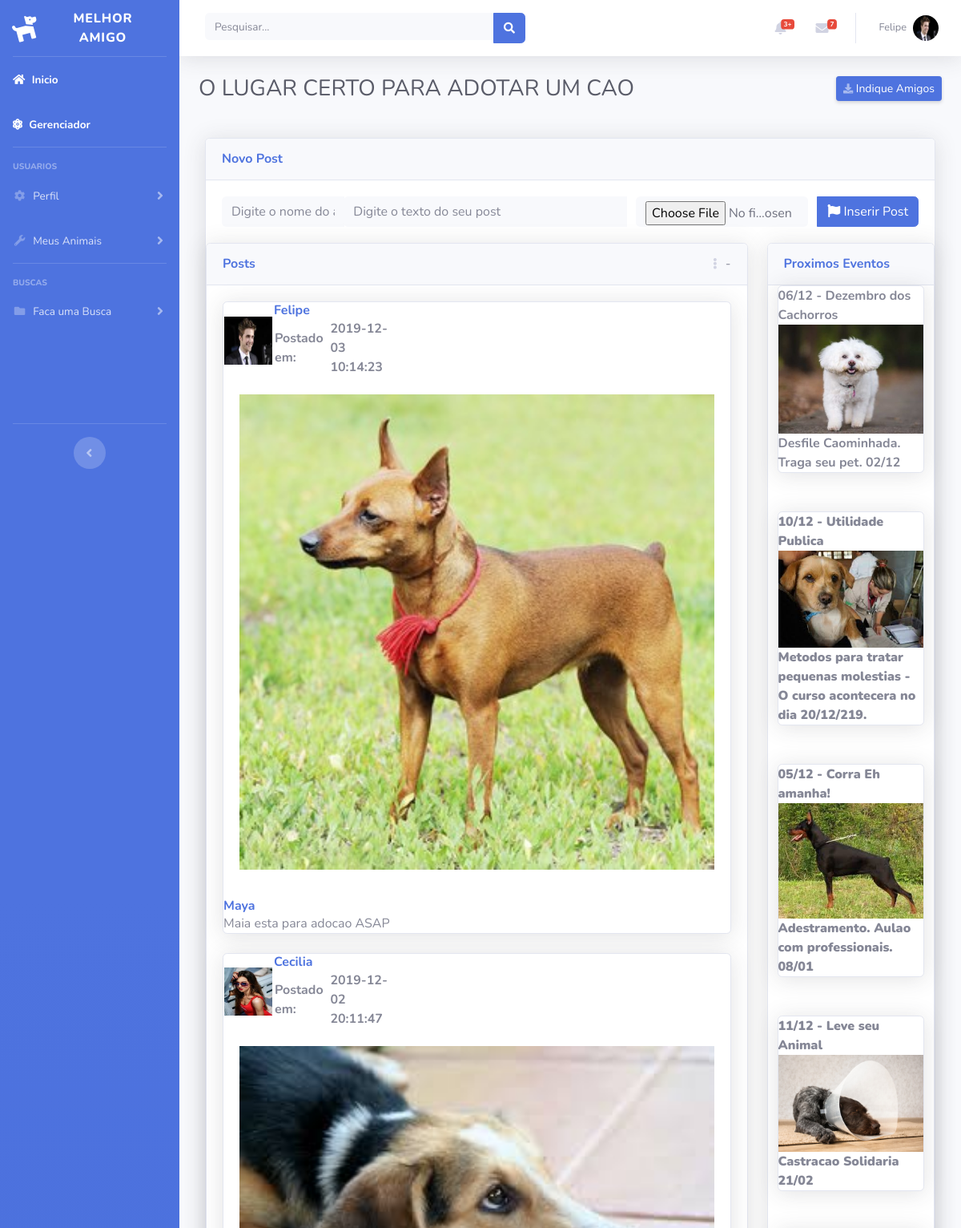
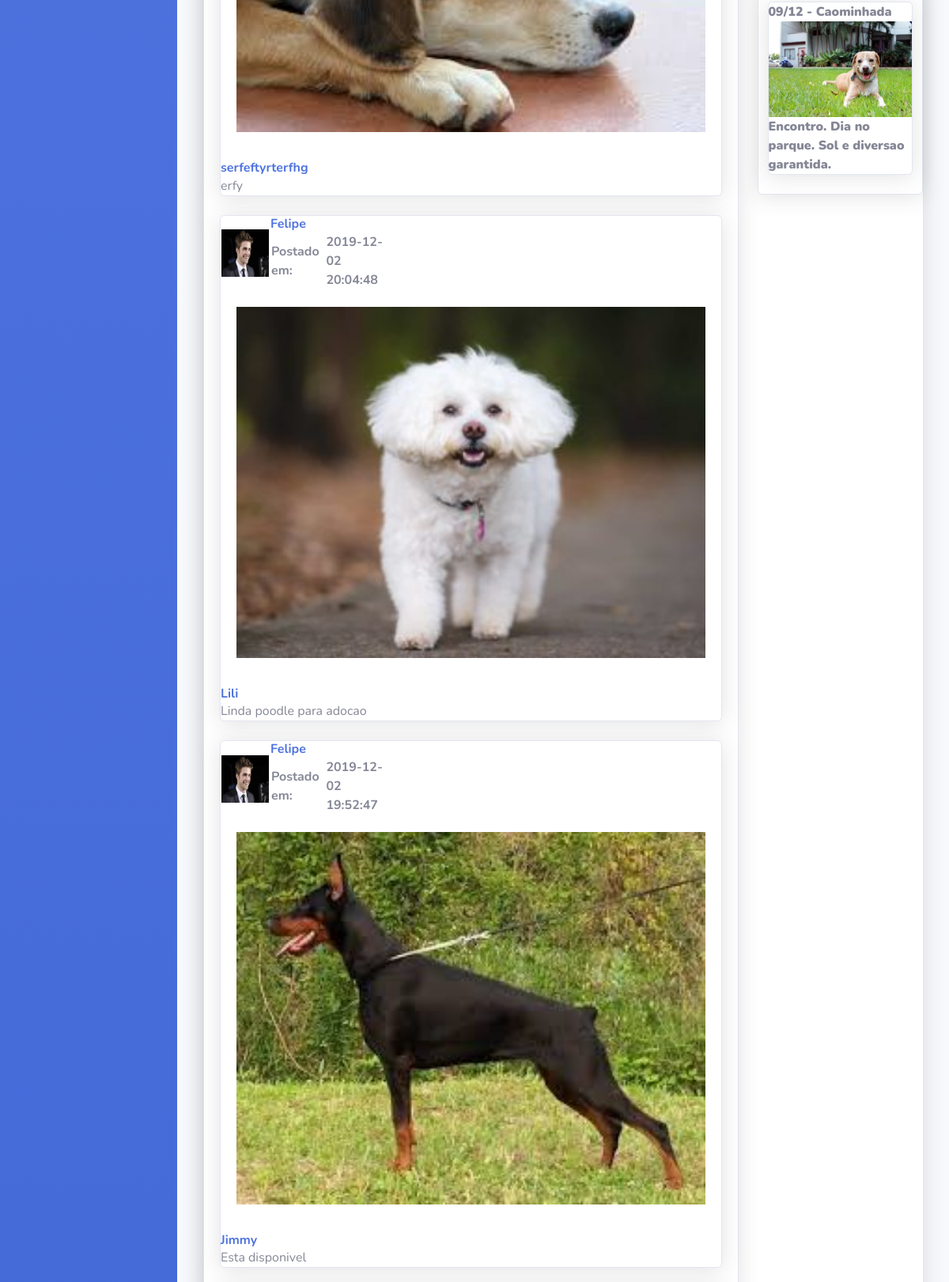
/index.php (signed in, upper part), run on the app's committed database (2 pictures, top to bottom).
### tables this page shows
CREATE TABLE `posts` (
  `idposts` int(11) NOT NULL,
  `foto` varchar(256) NOT NULL,
  `descricao` varchar(256) NOT NULL,
  `dt_criacao` datetime NOT NULL DEFAULT CURRENT_TIMESTAMP,
  `dt_fim` date NOT NULL,
  `id_user` int(11) NOT NULL,
  `nomeanimal` varchar(50) DEFAULT NULL
);

CREATE TABLE `users` (
  `idusers` int(11) NOT NULL,
  `nome` varchar(45) NOT NULL,
  `email` varchar(60) NOT NULL,
  `password` varchar(45) NOT NULL,
  `foto` varchar(50) DEFAULT NULL
);

CREATE TABLE `anuncios` (
  `id` int(11) NOT NULL,
  `foto` varchar(256) NOT NULL,
  `descricao` text NOT NULL,
  `dt_inicio` date NOT NULL,
  `dt_fim` date NOT NULL,
  `status` int(11) NOT NULL,
  `titulo` varchar(256) DEFAULT NULL
);

### PostDAO.php (called while the page is built, shortened)
</<?php
require_once 'Database.php';
 class PostDAO{
 	private $conexao;
 	public function __construct(){
 		$db = new Database();
 		$this->conexao = $db->getConexao();
 	}
 	public function getPosts(){
 		$sql = "SELECT p.idposts, p.descricao, p.foto, p.dt_criacao, p.dt_fim, p.nomeanimal, u.nome as user, u.foto as fotouser FROM posts as p join users as u on u.idusers=p.id_user order by p.dt_criacao DESC";
 		$stmt = $this->conexao->query($sql);
 		$posts = $stmt->fetchAll(PDO::FETCH_ASSOC);
 		return $posts;
 	}
 }

### AnuncioDAO.php (called while the page is built, shortened)
</<?php
require_once 'Database.php';
 class AnuncioDAO{
 	private $conexao;
 	public function __construct(){
 		$db = new Database();
 		$this->conexao = $db->getConexao();
 	}
 	public function getAnuncios(){
 		$sql = "select * from anuncios where  status=1 ORDER BY RAND() limit 5";
 		$stmt = $this->conexao->query($sql);
 		$posts = $stmt->fetchAll(PDO::FETCH_ASSOC);
 		return $posts;
 	}
 }

### Database.php (called while the page is built, shortened)
<?php
class Database
{
    public static $conexao;
    public static function getConexao(){
        $dsn = 'mysql://host='.self::HOST.';dbname='.self::DATABASE;
        try{
            self::$conexao = new PDO($dsn, self::USER, self::PASSWORD);
            self::$conexao->setAttribute( PDO::ATTR_ERRMODE, PDO::ERRMODE_EXCEPTION );
            return self::$conexao;
        }catch (PDOException $e){
            throw new PDOException($e);
        }
    }
}

### index.php (the view, shortened to what this page needs)
<!DOCTYPE html>
<html lang="en">
<head>
  <link href="vendor/fontawesome-free/css/all.min.css" rel="stylesheet" type="text/css">
  <link href="css/sb-admin-2.min.css" rel="stylesheet">
</head>
<body id="page-top">
  <div id="wrapper">
    <ul class="navbar-nav bg-gradient-primary sidebar sidebar-dark accordion" id="accordionSidebar">
      <a class="sidebar-brand d-flex align-items-center justify-content-center" href="index.php">
        <div class="sidebar-brand-icon rotate-n-15">
          <i class="fas fa-dog"></i>
        </div>
        <div class="sidebar-brand-text mx-3">Melhor Amigo <sup></sup></div>
      </a>
      <hr class="sidebar-divider my-0">
      <li class="nav-item active">
        <a class="nav-link" href="index.php">
          <i class="fas fa-home"></i>
          <span>Inicio</span></a>
      </li>
      <li class="nav-item active">
        <a class="nav-link" href="explore.php">
          <i class="fas fa-atom"></i>
          <span>Gerenciador</span></a>
      </li>
      <hr class="sidebar-divider">
<?php include_once "formLogin2.php"; ?>
      <div class="sidebar-heading">
        Buscas
      </div>
      <li class="nav-item">
        <a class="nav-link collapsed" href="#" data-toggle="collapse" data-target="#collapsePages" aria-expanded="true" aria-controls="collapsePages">
          <i class="fas fa-fw fa-folder"></i>
          <span>Faca uma Busca</span>
        </a>
      </li>
      <li class="nav-item">
        <a class="nav-link" href="charts.html">
          <span></span></a>
      </li>
      <li class="nav-item">
        <a class="nav-link" href="tables.html">
          <span></span></a>
      </li>
      <hr class="sidebar-divider d-none d-md-block">
      <div class="text-center d-none d-md-inline">
        <button class="rounded-circle border-0" id="sidebarToggle"></button>
      </div>
    </ul>
    <div id="content-wrapper" class="d-flex flex-column">
      <div id="content">
        <nav class="navbar navbar-expand navbar-light bg-white topbar mb-4 static-top shadow">
          <form class="d-none d-sm-inline-block form-inline mr-auto ml-md-3 my-2 my-md-0 mw-100 navbar-search">
            <div class="input-group">
              <input type="text" class="form-control bg-light border-0 small" placeholder="Pesquisar..." aria-label="Search" aria-describedby="basic-addon2">
              <div class="input-group-append">
                <button class="btn btn-primary" type="button">
                  <i class="fas fa-search fa-sm"></i>
                </button>
              </div>
            </div>
          </form>
<?php include_once "formLogin.php"; ?>
        </nav>
        <div class="container-fluid">
          <div class="d-sm-flex align-items-center justify-content-between mb-4">
            <h1 class="h3 mb-0 text-gray-800">O LUGAR CERTO PARA ADOTAR UM CAO</h1>
            <a href="#" class="d-none d-sm-inline-block btn btn-sm btn-primary shadow-sm"><i class="fas fa-download fa-sm text-white-50"></i> Indique Amigos</a>
          </div>
          <div class="row">
           <div class="card-body row">
                  <div class="col-lg-12">
              <div class="card shadow mb-4">
                <div class="card-header py-3">
                  <h6 class="m-0 font-weight-bold text-primary">Novo Post</h6>
                </div>
                <div class="card-body col-lg-12">
                  <form method="post" action="novoPost.php" enctype="multipart/form-data">
                    <div class="input-group">
                    <input type="text" name= "nome" class="form-control bg-light border-0 small" placeholder="Digite o nome do animal" aria-label="Search" aria-describedby="basic-addon2">
                    <div class="input-group-append">
                      <div class="input-group">
                    <input type="text" name= "descricao" class="form-control bg-light border-0 small" placeholder="Digite o texto do seu post" aria-label="Search" aria-describedby="basic-addon2">
                    <div class="input-group col-lg-4">
                    <input type="file" name="foto" class="form-control bg-light border-0 small" placeholder="Digite o Caminho do Arquivo" aria-label="Search" aria-describedby="basic-addon2"></div>
                    <div class="input-group-append">
                    <button type="submit" class="btn btn-primary" type="button">
                    <i class="fas fa-flag"></i>
                    <span class="text">Inserir Post</span>
                    </button>
                  </form>
              </div>
            </div>
                </div>
              </div>
            </div>
          <div class="row">
            <div class="col-xl-9 col-lg-9">
              <div class="card shadow mb-4">
                <div class="card-header py-3 d-flex flex-row align-items-center justify-content-between">
                  <h6 class="m-0 font-weight-bold text-primary">Posts</h6>
                  <div class="dropdown no-arrow">
                    <a class="dropdown-toggle" href="#" role="button" id="dropdownMenuLink" data-toggle="dropdown" aria-haspopup="true" aria-expanded="false">
                      <i class="fas fa-ellipsis-v fa-sm fa-fw text-gray-400"></i>
                    </a>
                    -
                  </div>
                </div>
                <div class="card-body row">
<?php
                    require_once "PostDAO.php";
                    require_once "UserDAO.php";
                    $p = new PostDAO();
                    $posts = $p->getPosts();
?>
                    <?php foreach ($posts  as $key => $value) : ?>
                      <br>
                      <div class='col-sm-12'>
                        <div class="card shadow mb-4">
                            <table style="width: 35%">
                              <tr><th><img width="60px" height="60px"  src="<?php echo $value['fotouser'] ?>"></a></th>
                              <th><h6 class="m-0 font-weight-bold text-primary"><div><?php echo $value['user'] ?></h6>
                              <table><tr><th><span>Postado em:</span></th><th><div><?php echo  $value['dt_criacao'] ?></div></th></tr></th></tr></table>
                              <p><a href="<?php echo $value['foto'] ?>"><img border="10px" width="100%" style="padding: 20px" src="<?php echo $value['foto'] ?>"></a><br>
                              <h6 class="m-0 font-weight-bold text-primary"><?php echo $value['nomeanimal'] ?></h6>
                              <span><?php echo $value['descricao'] ?></span>
                        </div>
                      </div>
                    <?php endforeach; ?>
                </div>
              </div>
            </div>
            <div class="col-xl-3 col-lg-3">
              <div class="card shadow mb-4">
                <div class="card-header py-3 d-flex flex-row align-items-center justify-content-between">
                  <h6 class="m-0 font-weight-bold text-primary">Proximos Eventos</h6>
                </div>
<?php
                  require_once "AnuncioDAO.php";
                  $p = new AnuncioDAO();
                  $anuncios = $p->getAnuncios();
?>
                  <?php foreach ($anuncios  as $key => $value) : ?>
                    <br>
                    <div class='col-sm-12'>
                      <div class="card shadow mb-4">
                        <b><?php echo  $value['titulo']?>
                        <a href="<?php echo $value['foto'] ?>"><img width="100%" src="<?php echo $value['foto'] ?>"></a><br>
                        <?php echo  $value['descricao']?>
                      </div>
                    </div>
                  <?php endforeach; ?>
              </div>
            </div>
          </div>
      </div>
    </div>
  </div>
</body>
</html>

### data on the page
posts: id_user.foto (picture), id_user.nome "Felipe", dt_criacao "2019-12-03 10:14:23", foto (picture), nomeanimal "Maya", descricao "Maia esta para adocao ASAP"
posts: id_user.foto (picture), id_user.nome "Cecilia", dt_criacao "2019-12-02 20:11:47", foto (picture), nomeanimal "serfeftyrterfhg", descricao "erfy"
posts: id_user.foto (picture), id_user.nome "Felipe", dt_criacao "2019-12-02 20:04:48", foto (picture), nomeanimal "Lili", descricao "Linda poodle para adocao"
posts: id_user.foto (picture), id_user.nome "Felipe", dt_criacao "2019-12-02 19:52:47", foto (picture), nomeanimal "Jimmy", descricao "Esta disponivel"
anuncios: titulo "06/12 - Dezembro dos Cachorros", foto (picture), descricao "Desfile Caominhada. Traga seu pet. 02/12"
anuncios: titulo "10/12 - Utilidade Publica", foto (picture), descricao "Metodos para tratar pequenas molestias - O curso acontecera no dia 20/12/219."
anuncios: titulo "05/12 - Corra Eh amanha!", foto (picture), descricao "Adestramento. Aulao com professionais. 08/01"
anuncios: titulo "11/12 - Leve seu Animal", foto (picture), descricao "Castracao Solidaria 21/02"
anuncios: titulo "09/12 - Caominhada", foto (picture), descricao "Encontro. Dia no parque. Sol e diversao garantida."

### other printed values
$_SESSION['nome'] "Felipe"
